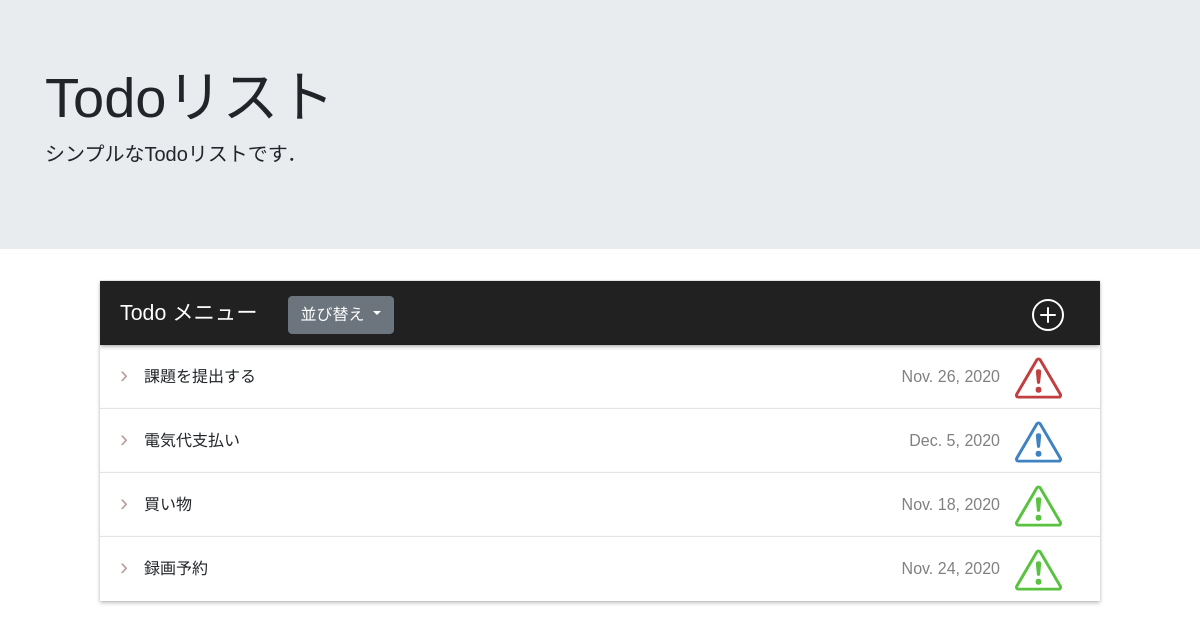
Screenshot of /list/priority with the database file from the repository.
### todo/models.py (models this page shows, shortened)
class TodoModel(models.Model):
    title = models.CharField(max_length=100)
    memo = models.TextField()
    priority = models.CharField(
        max_length = 50,
        choices = PRIORITY,
        default = 'high',
    )
    duedate = models.DateField()

### todo/views.py (the view)
# urls.py: path('list/', TodoList.as_view(), name='list'),
class TodoList(ListView):
    template_name = 'list.html'
    model = TodoModel
    def get_queryset(self):
        sort = self.kwargs.get('sort', 'duedate')
        if sort=='title':
            return super().get_queryset().order_by('title')
        elif sort=='duedate':
            return super().get_queryset().order_by('duedate')
        elif sort=='priority':
            return super().get_queryset().order_by('priority')
        else:
            return super().get_queryset()

### templates/list.html (shortened to what this page needs)
{% extends 'base.html' %}
{% load static %}
{% block customcss %}
<link rel='stylesheet' type='text/css' href="{% static 'list.css' %}">
{% endblock customcss %}
{% block header %}
<div class="jumbotron jumbotron-fluid">
    <div class="container">
        <h1 class="display-4">Todoリスト</h1>
        <p class="lead">シンプルなTodoリストです．</p>
    </div>
</div>
{% endblock header %}
{% block content %}
<nav class="accordion arrows">
    <header class="box">
        <label for="acc-close" class="box-title">
            <a class='title'>Todo メニュー</a>
            <div class="sort-menu">
                <div class="btn-group" role="group">
                    <button id="btnGroupDrop1" type="button" class="btn btn-secondary dropdown-toggle" data-toggle="dropdown" aria-haspopup="true" aria-expanded="false">
                    並び替え
                    </button>
                </div>
            </div>
            <a href="{% url 'create' %}" tabindex="-1" role="button" aria-disabled="true" class='add'>
            </a>
        </label>
    </header>
    {% for item in object_list %}
    <section class="box">
        <label class="box-title" for="cb{{ item.pk }}">
            <a class="title">{{ item.title }}</a>
            <a class="duedate">{{ item.duedate }}</a>
            <a class="priority-icon-{{ item.priority }}">
            </a>
        </label>
    </section>
    {% endfor %}
</nav>
{% endblock content %}

### static/list.css (style rules this page uses)
body { font-family: 'Noto Sans JP', sans-serif; }
.accordion { margin: auto; width: 1000px; }
.box { position: relative; background: white; height: 64px; transition: all .15s ease-in-out; }
.box::before { content: ''; position: absolute; display: block; top: 0; bottom: 0; left: 0; right: 0; pointer-events: none; box-shadow: 0 -1px 0 #e5e5e5,0 0 2px rgba(0,0,0,.12),0 2px 4px rgba(0,0,0,.24); }
header.box { background:rgba(0,0,0,.87); z-index: 100; cursor: initial; box-shadow: 0 -1px 0 #e5e5e5,0 0 2px -2px rgba(0,0,0,.12),0 2px 4px -4px rgba(0,0,0,.24); }
header .box-title { width: 100%; margin: 0; font-weight: normal; font-size: 16pt; color: white; cursor: initial; display: flex; }
header .box-title .title { flex-grow: 0; padding-right: 30px; text-align: left; }
header .sort-menu { flex-grow: 1; align-self: auto; text-align: left; }
header .box-title .add { flex-grow: 1; align-self: auto; text-align: right; }
.box-title { width: calc(100% - 40px); height: 64px; line-height: 64px; padding: 0 20px; display: flex; cursor: pointer; -webkit-touch-callout: none;-webkit-user-select: none;-khtml-user-select: none;-moz-user-select: none;-ms-user-select: none;user-select: none; }
.box-title .title { flex-grow: 1; align-self: auto; display: inline; text-align: left; }
.box-title .duedate { flex-grow: 1; align-self: auto; display: inline; color: gray; text-align: right; }
.box-title .priority-icon-high { height: 64px; width: 80px; text-align: center; color: rgb(194, 63, 63); }
.box-title .priority-icon-normal { height: 64px; width: 80px; text-align: center; color: rgb(89, 194, 63); }
.box-title .priority-icon-low { height: 64px; width: 80px; text-align: center; color: rgb(63, 131, 194); }
.arrows section .box-title { padding-left: 44px; width: 100%; }
.arrows section .box-title:before { position: absolute; display: block; content: '\203a'; font-size: 18pt; left: 20px; top: -2px; transition: transform .15s ease-in-out; color: rgba(131, 75, 75, 0.54); }

### rows the page displays
TodoModel: title "課題を提出する", duedate "Nov. 26, 2020"
TodoModel: title "電気代支払い", duedate "Dec. 5, 2020"
TodoModel: title "買い物", duedate "Nov. 18, 2020"
TodoModel: title "録画予約", duedate "Nov. 24, 2020"
